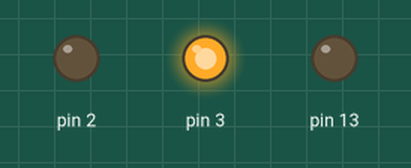
This sketch was run on a simulated Arduino Uno, built with avr-gcc and run on an emulated ATmega328P. Parts: output pins drawn as LEDs (lit = HIGH).

Above: at 0.5 s.
At 1.5 s:
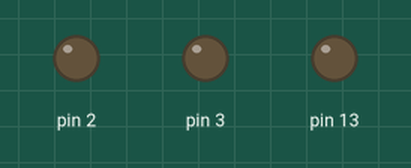
At 8.9 s:
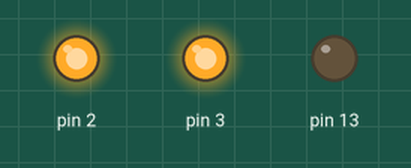
At 9.9 s:
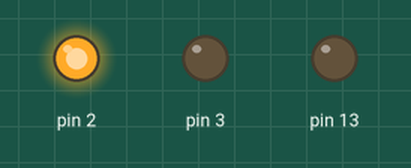
Timing chart, 0 to 10.9 s (numbered marks = the images above):
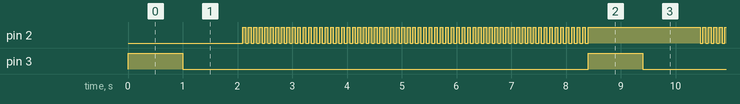

Measured:
- by itself, pin 2: repeats every 8.4 s: HIGH 2.1 s, 63 × (LOW 0.05 s, HIGH 0.05 s), LOW 0.05 s
- by itself, pin 3: alternates HIGH for 1.0 s and LOW for 7.4 s

The sketch:

DisplayCounterTest.ino
```cpp
int i = 0;
int j = 0;

void setup()
{
  Serial.begin(9600);
  pinMode(2, OUTPUT);
  pinMode(3, OUTPUT);
  pinMode(13, OUTPUT);
}

void loop()
{

  digitalWrite(3, HIGH);
  delay(1000);
  digitalWrite(3, LOW);
  delay(1000);

  for (int j = 0; j < 4; j++)
  {
    for (int i = 0; i < 16; i++)
    {
//      Serial.print("j = ");
//      Serial.print(j);
//      Serial.print(", i = ");
//      Serial.println(i);
      delay(50);
      digitalWrite(2, LOW);
//      digitalWrite(13, LOW);
      delay(50);
      digitalWrite(2, HIGH);
//      digitalWrite(13, HIGH);
    }
  }
}
```
